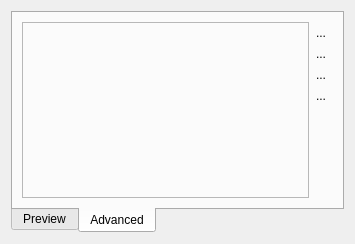
<?xml version="1.0" encoding="UTF-8"?>
<ui version="4.0">
 <class>StyleControllerWidgetForm</class>
 <widget class="QWidget" name="StyleControllerWidgetForm">
  <property name="geometry">
   <rect>
    <x>0</x>
    <y>0</y>
    <width>355</width>
    <height>244</height>
   </rect>
  </property>
  <property name="windowTitle">
   <string>Form</string>
  </property>
  <layout class="QGridLayout" name="gridLayout_4">
   <item row="0" column="0">
    <widget class="QTabWidget" name="m_tabWidget">
     <property name="tabPosition">
      <enum>QTabWidget::South</enum>
     </property>
     <property name="currentIndex">
      <number>1</number>
     </property>
     <widget class="QWidget" name="m_previewTab">
      <attribute name="title">
       <string>Preview</string>
      </attribute>
      <layout class="QGridLayout" name="gridLayout_3">
       <item row="0" column="0">
        <layout class="QGridLayout" name="gridLayout_2">
         <item row="0" column="0">
          <widget class="QGroupBox" name="m_ruleGroupBox">
           <property name="title">
            <string>Rule</string>
           </property>
           <layout class="QGridLayout" name="gridLayout_5">
            <item row="0" column="0">
             <widget class="QFrame" name="m_ruleFrame">
              <property name="minimumSize">
               <size>
                <width>125</width>
                <height>125</height>
               </size>
              </property>
              <property name="maximumSize">
               <size>
                <width>125</width>
                <height>125</height>
               </size>
              </property>
              <property name="frameShape">
               <enum>QFrame::StyledPanel</enum>
              </property>
              <property name="frameShadow">
               <enum>QFrame::Raised</enum>
              </property>
             </widget>
            </item>
           </layout>
          </widget>
         </item>
         <item row="0" column="1">
          <widget class="QGroupBox" name="m_symbGroupBox">
           <property name="title">
            <string>Symbolizer</string>
           </property>
           <layout class="QGridLayout" name="gridLayout_6">
            <item row="0" column="0">
             <widget class="QFrame" name="m_symbFrame">
              <property name="minimumSize">
               <size>
                <width>125</width>
                <height>125</height>
               </size>
              </property>
              <property name="maximumSize">
               <size>
                <width>125</width>
                <height>125</height>
               </size>
              </property>
              <property name="frameShape">
               <enum>QFrame::StyledPanel</enum>
              </property>
              <property name="frameShadow">
               <enum>QFrame::Raised</enum>
              </property>
             </widget>
            </item>
           </layout>
          </widget>
         </item>
        </layout>
       </item>
      </layout>
     </widget>
     <widget class="QWidget" name="m_explorerTab">
      <attribute name="title">
       <string>Advanced</string>
      </attribute>
      <layout class="QGridLayout" name="gridLayout">
       <item row="0" column="0">
        <layout class="QHBoxLayout" name="horizontalLayout" stretch="1,0">
         <property name="spacing">
          <number>0</number>
         </property>
         <item>
          <widget class="QFrame" name="m_explorerFrame">
           <property name="frameShape">
            <enum>QFrame::StyledPanel</enum>
           </property>
           <property name="frameShadow">
            <enum>QFrame::Raised</enum>
           </property>
          </widget>
         </item>
         <item>
          <layout class="QVBoxLayout" name="verticalLayout" stretch="0,0,0,0,1">
           <item>
            <widget class="QToolButton" name="m_addSymbToolButton">
             <property name="text">
              <string>...</string>
             </property>
             <property name="autoRaise">
              <bool>true</bool>
             </property>
            </widget>
           </item>
           <item>
            <widget class="QToolButton" name="m_delSymbToolButton">
             <property name="text">
              <string>...</string>
             </property>
             <property name="autoRaise">
              <bool>true</bool>
             </property>
            </widget>
           </item>
           <item>
            <widget class="QToolButton" name="m_upSymbToolButton">
             <property name="text">
              <string>...</string>
             </property>
             <property name="autoRaise">
              <bool>true</bool>
             </property>
            </widget>
           </item>
           <item>
            <widget class="QToolButton" name="m_downSymbToolButton">
             <property name="text">
              <string>...</string>
             </property>
             <property name="autoRaise">
              <bool>true</bool>
             </property>
            </widget>
           </item>
           <item>
            <spacer name="verticalSpacer">
             <property name="orientation">
              <enum>Qt::Vertical</enum>
             </property>
             <property name="sizeHint" stdset="0">
              <size>
               <width>20</width>
               <height>40</height>
              </size>
             </property>
            </spacer>
           </item>
          </layout>
         </item>
        </layout>
       </item>
      </layout>
      <zorder></zorder>
     </widget>
    </widget>
   </item>
  </layout>
 </widget>
 <resources/>
 <connections/>
</ui>
